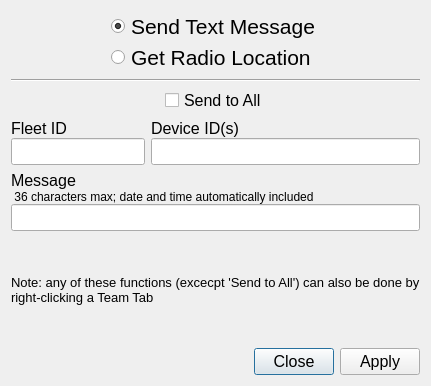
<?xml version="1.0" encoding="UTF-8"?>
<ui version="4.0">
 <class>fsSendDialog</class>
 <widget class="QDialog" name="fsSendDialog">
  <property name="geometry">
   <rect>
    <x>0</x>
    <y>0</y>
    <width>431</width>
    <height>386</height>
   </rect>
  </property>
  <property name="windowTitle">
   <string>FleetSync Send Console</string>
  </property>
  <layout class="QVBoxLayout" name="verticalLayout">
   <item>
    <layout class="QVBoxLayout" name="verticalLayout_5">
     <item>
      <layout class="QHBoxLayout" name="horizontalLayout_2">
       <item>
        <spacer name="horizontalSpacer">
         <property name="orientation">
          <enum>Qt::Horizontal</enum>
         </property>
         <property name="sizeHint" stdset="0">
          <size>
           <width>40</width>
           <height>20</height>
          </size>
         </property>
        </spacer>
       </item>
       <item>
        <layout class="QVBoxLayout" name="verticalLayout_6">
         <property name="spacing">
          <number>0</number>
         </property>
         <item>
          <widget class="QRadioButton" name="sendTextRadioButton">
           <property name="font">
            <font>
             <family>Segoe UI</family>
             <pointsize>16</pointsize>
            </font>
           </property>
           <property name="text">
            <string>Send Text Message</string>
           </property>
           <property name="checked">
            <bool>true</bool>
           </property>
           <attribute name="buttonGroup">
            <string notr="true">buttonGroup</string>
           </attribute>
          </widget>
         </item>
         <item>
          <widget class="QRadioButton" name="pollGPSRadioButton">
           <property name="font">
            <font>
             <family>Segoe UI</family>
             <pointsize>16</pointsize>
            </font>
           </property>
           <property name="text">
            <string>Get Radio Location</string>
           </property>
           <attribute name="buttonGroup">
            <string notr="true">buttonGroup</string>
           </attribute>
          </widget>
         </item>
        </layout>
       </item>
       <item>
        <spacer name="horizontalSpacer_2">
         <property name="orientation">
          <enum>Qt::Horizontal</enum>
         </property>
         <property name="sizeHint" stdset="0">
          <size>
           <width>40</width>
           <height>20</height>
          </size>
         </property>
        </spacer>
       </item>
      </layout>
     </item>
     <item>
      <widget class="Line" name="line">
       <property name="orientation">
        <enum>Qt::Horizontal</enum>
       </property>
      </widget>
     </item>
     <item>
      <layout class="QHBoxLayout" name="horizontalLayout_3">
       <property name="spacing">
        <number>0</number>
       </property>
       <item>
        <spacer name="horizontalSpacer_3">
         <property name="orientation">
          <enum>Qt::Horizontal</enum>
         </property>
         <property name="sizeHint" stdset="0">
          <size>
           <width>40</width>
           <height>20</height>
          </size>
         </property>
        </spacer>
       </item>
       <item>
        <widget class="QCheckBox" name="sendToAllCheckbox">
         <property name="font">
          <font>
           <family>Segoe UI</family>
           <pointsize>12</pointsize>
          </font>
         </property>
         <property name="text">
          <string>Send to All</string>
         </property>
        </widget>
       </item>
       <item>
        <spacer name="horizontalSpacer_4">
         <property name="orientation">
          <enum>Qt::Horizontal</enum>
         </property>
         <property name="sizeHint" stdset="0">
          <size>
           <width>40</width>
           <height>20</height>
          </size>
         </property>
        </spacer>
       </item>
      </layout>
     </item>
     <item>
      <layout class="QHBoxLayout" name="horizontalLayout" stretch="1,2">
       <item>
        <layout class="QVBoxLayout" name="verticalLayout_2">
         <property name="spacing">
          <number>0</number>
         </property>
         <item>
          <widget class="QLabel" name="label">
           <property name="font">
            <font>
             <family>Segoe UI</family>
             <pointsize>12</pointsize>
            </font>
           </property>
           <property name="styleSheet">
            <string notr="true">margin-bottom:-2</string>
           </property>
           <property name="text">
            <string>Fleet ID</string>
           </property>
          </widget>
         </item>
         <item>
          <widget class="QLineEdit" name="fleetField">
           <property name="font">
            <font>
             <family>Segoe UI</family>
             <pointsize>12</pointsize>
            </font>
           </property>
           <property name="text">
            <string/>
           </property>
          </widget>
         </item>
        </layout>
       </item>
       <item>
        <layout class="QVBoxLayout" name="verticalLayout_3">
         <property name="spacing">
          <number>0</number>
         </property>
         <item>
          <widget class="QLabel" name="deviceLabel">
           <property name="font">
            <font>
             <family>Segoe UI</family>
             <pointsize>12</pointsize>
            </font>
           </property>
           <property name="styleSheet">
            <string notr="true">margin-bottom:-2</string>
           </property>
           <property name="text">
            <string>Device ID(s)</string>
           </property>
          </widget>
         </item>
         <item>
          <widget class="QLineEdit" name="deviceField">
           <property name="font">
            <font>
             <family>Segoe UI</family>
             <pointsize>12</pointsize>
            </font>
           </property>
          </widget>
         </item>
        </layout>
       </item>
      </layout>
     </item>
     <item>
      <layout class="QVBoxLayout" name="verticalLayout_4">
       <property name="spacing">
        <number>0</number>
       </property>
       <property name="sizeConstraint">
        <enum>QLayout::SetDefaultConstraint</enum>
       </property>
       <item>
        <widget class="QLabel" name="label_3">
         <property name="font">
          <font>
           <family>Segoe UI</family>
           <pointsize>12</pointsize>
          </font>
         </property>
         <property name="styleSheet">
          <string notr="true">margin-bottom:-2</string>
         </property>
         <property name="text">
          <string>Message</string>
         </property>
         <property name="wordWrap">
          <bool>true</bool>
         </property>
        </widget>
       </item>
       <item>
        <widget class="QLabel" name="label_4">
         <property name="font">
          <font>
           <family>Segoe UI</family>
           <pointsize>9</pointsize>
          </font>
         </property>
         <property name="text">
          <string> 36 characters max; date and time automatically included</string>
         </property>
        </widget>
       </item>
       <item>
        <widget class="QLineEdit" name="messageField">
         <property name="font">
          <font>
           <family>Segoe UI</family>
           <pointsize>12</pointsize>
          </font>
         </property>
        </widget>
       </item>
      </layout>
     </item>
    </layout>
   </item>
   <item>
    <widget class="QLabel" name="label_2">
     <property name="font">
      <font>
       <family>Segoe UI</family>
       <pointsize>10</pointsize>
      </font>
     </property>
     <property name="text">
      <string>Note: any of these functions (excecpt 'Send to All') can also be done by right-clicking a Team Tab</string>
     </property>
     <property name="wordWrap">
      <bool>true</bool>
     </property>
    </widget>
   </item>
   <item>
    <widget class="QDialogButtonBox" name="buttonBox">
     <property name="font">
      <font>
       <family>Segoe UI</family>
       <pointsize>12</pointsize>
      </font>
     </property>
     <property name="styleSheet">
      <string notr="true">button-layout:2;</string>
     </property>
     <property name="orientation">
      <enum>Qt::Horizontal</enum>
     </property>
     <property name="standardButtons">
      <set>QDialogButtonBox::Apply|QDialogButtonBox::Close</set>
     </property>
    </widget>
   </item>
  </layout>
 </widget>
 <tabstops>
  <tabstop>sendTextRadioButton</tabstop>
  <tabstop>pollGPSRadioButton</tabstop>
  <tabstop>sendToAllCheckbox</tabstop>
  <tabstop>fleetField</tabstop>
  <tabstop>deviceField</tabstop>
  <tabstop>messageField</tabstop>
 </tabstops>
 <resources/>
 <connections>
  <connection>
   <sender>buttonBox</sender>
   <signal>rejected()</signal>
   <receiver>fsSendDialog</receiver>
   <slot>reject()</slot>
   <hints>
    <hint type="sourcelabel">
     <x>304</x>
     <y>320</y>
    </hint>
    <hint type="destinationlabel">
     <x>286</x>
     <y>274</y>
    </hint>
   </hints>
  </connection>
  <connection>
   <sender>sendTextRadioButton</sender>
   <signal>toggled(bool)</signal>
   <receiver>fsSendDialog</receiver>
   <slot>functionChanged()</slot>
   <hints>
    <hint type="sourcelabel">
     <x>259</x>
     <y>47</y>
    </hint>
    <hint type="destinationlabel">
     <x>315</x>
     <y>93</y>
    </hint>
   </hints>
  </connection>
  <connection>
   <sender>sendToAllCheckbox</sender>
   <signal>toggled(bool)</signal>
   <receiver>fsSendDialog</receiver>
   <slot>sendAllCheckboxChanged()</slot>
   <hints>
    <hint type="sourcelabel">
     <x>219</x>
     <y>136</y>
    </hint>
    <hint type="destinationlabel">
     <x>315</x>
     <y>140</y>
    </hint>
   </hints>
  </connection>
 </connections>
 <slots>
  <slot>functionChanged()</slot>
  <slot>sendAllCheckboxChanged()</slot>
 </slots>
 <buttongroups>
  <buttongroup name="buttonGroup"/>
 </buttongroups>
</ui>
